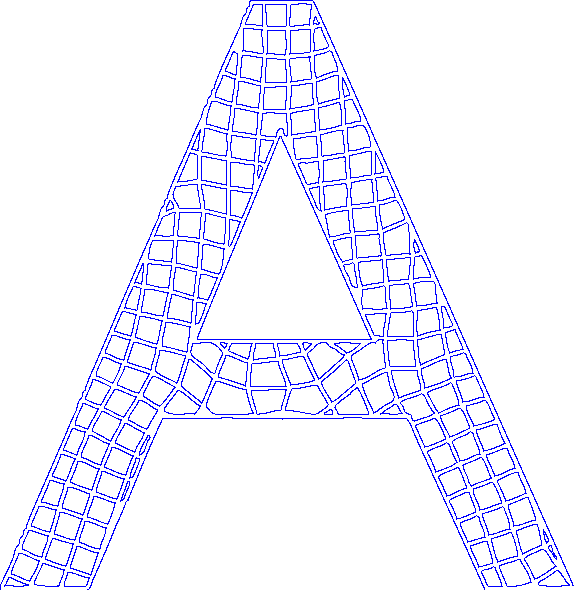
#> input picture a.png, 574 x 590 px
$ python explode.py   (older library calls are emulated)
#> lines starting #> are read from the running program, lines starting #| are printed output that depends on the picture; after the words box and inside, x2 and y2 are one past the last pixel; in counts of white or black regions, pixels touching at a corner belong together
import cv2
import numpy as np

# Read the image you want connected components of
src = cv2.imread('a.png')
#> src is the input picture: shape (590, 574, 3); mean B, G, R 255, 240.6, 240.6

cv2.imshow('image', src)
cv2.waitKey(0)
cv2.destroyAllWindows()

src_bw = cv2.cvtColor(src, cv2.COLOR_BGR2GRAY)
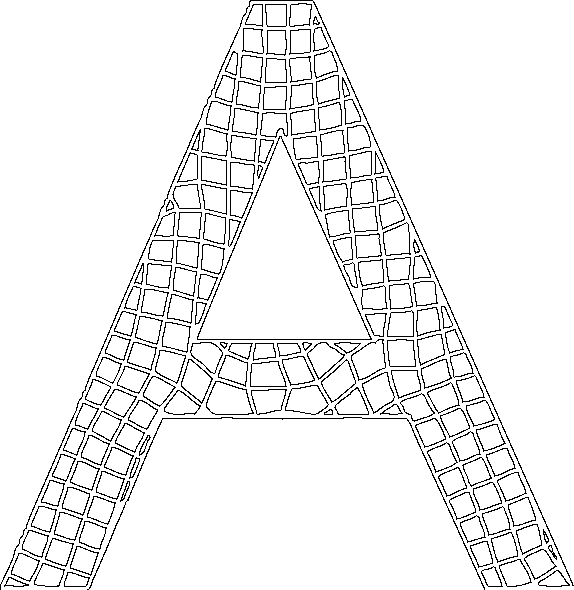
#> src_bw: shape (590, 574); values 29 (black) and 255 (white), 94.4% white; black in thin lines or dots

ret, thresh = cv2.threshold(src_bw,0,255,cv2.THRESH_BINARY_INV+cv2.THRESH_OTSU)
#> thresh: shape (590, 574); 5.6% white in thin lines or dots
#> ret = 29

im, contours, hierarchy = cv2.findContours(thresh,cv2.RETR_TREE,cv2.CHAIN_APPROX_SIMPLE)
#> contours = 357 contours, 12 with area under 20; largest, box (x1, y1, x2, y2) and area: (197, 136, 372, 340) 17945, (197, 136, 371, 340) 17814, (206, 381, 254, 415) 1151, (206, 381, 253, 415) 1123, (351, 339, 386, 381) 909

red = (0,0,255)
line_thickness = 1
fill_shape = -1
'''
for c,cont in enumerate(contours):
    mask = np.ones(src.shape,np.uint8)
    cv2.drawContours(mask, [cont], 0, 255, fill_shape)
    #cv2.drawContours(src, contours, c, red, line_thickness)
    cv2.imwrite('contour_'+str(c)+'.png', mask)
    print(c)
'''
connectivity = 8

np.pad(src_bw, 3, mode='constant')
cv2.imshow('image', src_bw)
cv2.waitKey(0)
cv2.destroyAllWindows()

ret, thresh = cv2.threshold(src_bw,0,255,cv2.THRESH_BINARY+cv2.THRESH_OTSU)
#> thresh: shape (590, 574); 94.4% white; black in thin lines or dots
output = cv2.connectedComponentsWithStats(thresh, connectivity, cv2.CV_32S)

# The first cell is the number of labels
num_labels = output[0]
#> num_labels = 9

# The second cell is the label matrix
labels = output[1]
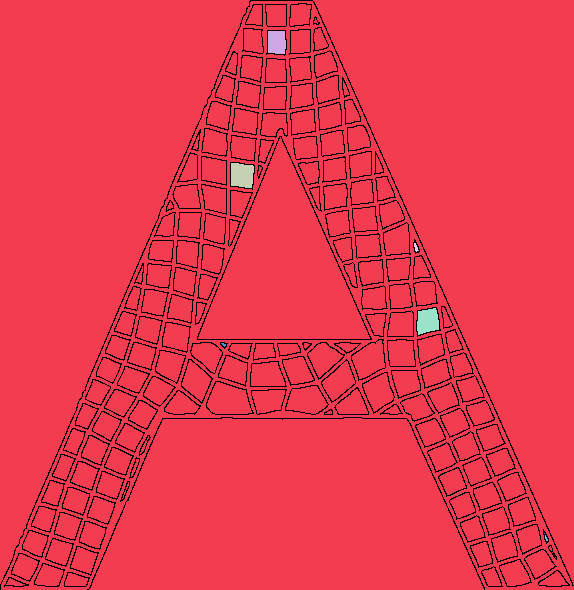
#> labels: shape (590, 574) int32; 9 distinct labels, from 0 to 8; one colour per label, 0 black

# The third cell is the stat matrix
stats = output[2]
#> stats = [[0, 0, 574, 590, 19100], [0, 0, 574, 590, 318146], [268, 31, 18, 23, 393], [231, 163, 23, 25, 508], [414, 243, 5, 9, 24], [417, 308, 22, 27, 467], [221, 343, 5, 4, 11], [544, 533, 1, 1, 1], [545, 535, 3, 6, 10]]

# The fourth cell is the centroid matrix
centroids = output[3]
#> centroids = [[283.2, 325.9], [286.6, 293.1], [276.3, 41.85], [241.6, 174.9], [415.6, 247.1], [427.2, 320.7], [223.3, 344.2], [544, 533], [545.8, 537.9]]

graph = dict()

# Map component labels to hue val
label_hue = np.uint8(179*labels/np.max(labels))
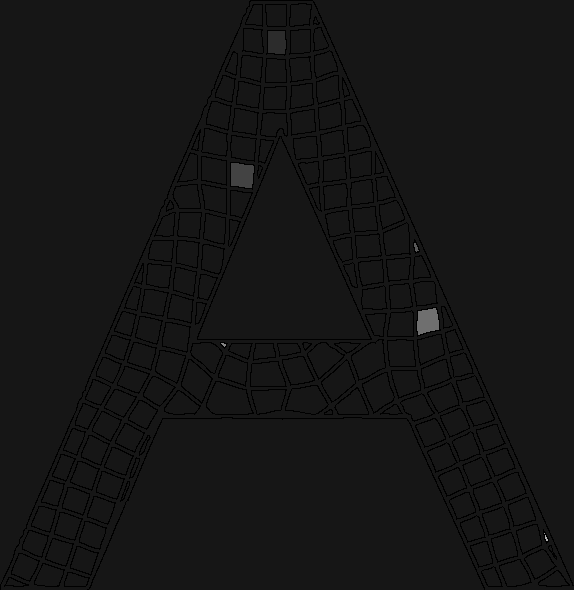
#> label_hue: shape (590, 574); min 0, max 179, mean 21
blank_ch = 255*np.ones_like(label_hue)
labeled_img = cv2.merge([label_hue, blank_ch, blank_ch])
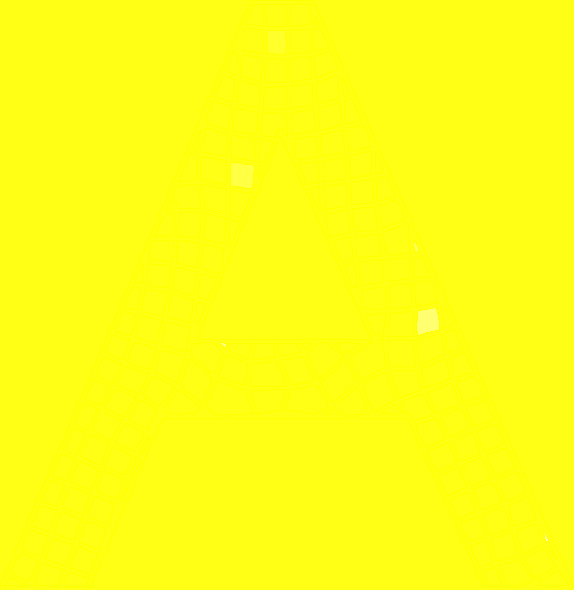
#> labeled_img: shape (590, 574, 3); mean of channels 0, 1, 2 21, 255, 255; drawn as B, G, R

print(labeled_img)
#> (printed output is left out)


h,w,c = labeled_img.shape
#> h = 590; w = 574; c = 3
for i in range(h-1):
    for j in range(w-1):
        label = labeled_img[i][j]
        #print(label)

# cvt to BGR for display
labeled_img = cv2.cvtColor(labeled_img, cv2.COLOR_HSV2BGR)
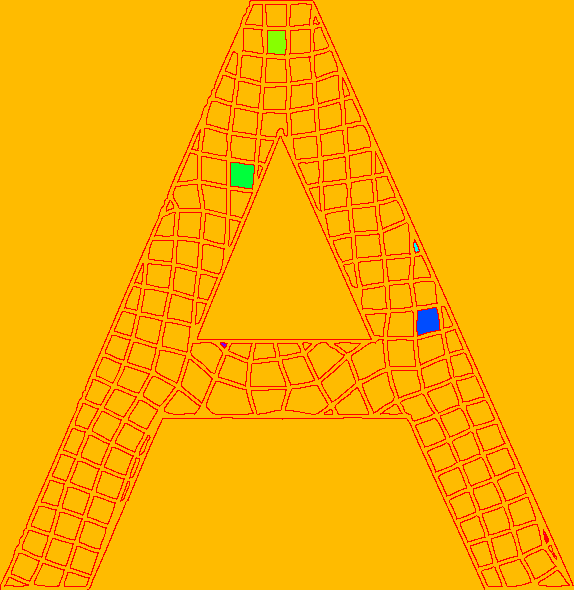
#> labeled_img: shape (590, 574, 3); mean B, G, R 0.5, 176.5, 254.1

# set bg label to black
labeled_img[label_hue==0] = 255
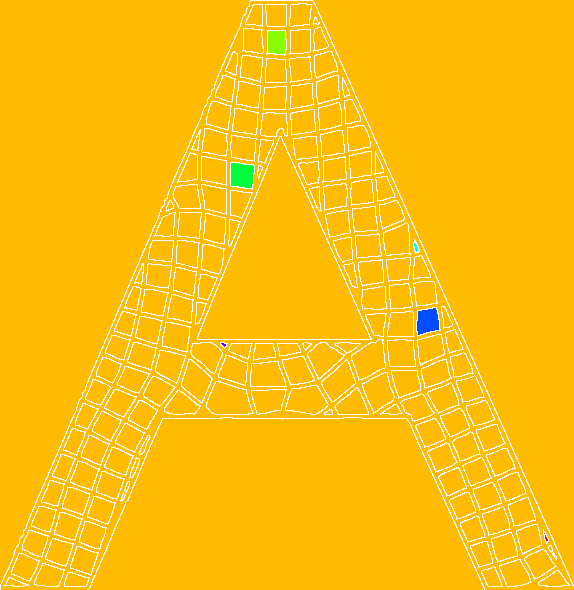
#> labeled_img: shape (590, 574, 3); 5.64% of pixels changed, all inside (x1, y1, x2, y2) = (0, 0, 574, 590)

cv2.imwrite('components.png', labeled_img)

cv2.imshow('labeled.png', labeled_img)
cv2.waitKey()

$ run again, with 3-laser-cut-cards-hummingbird-card-company.jpg saved as a.png
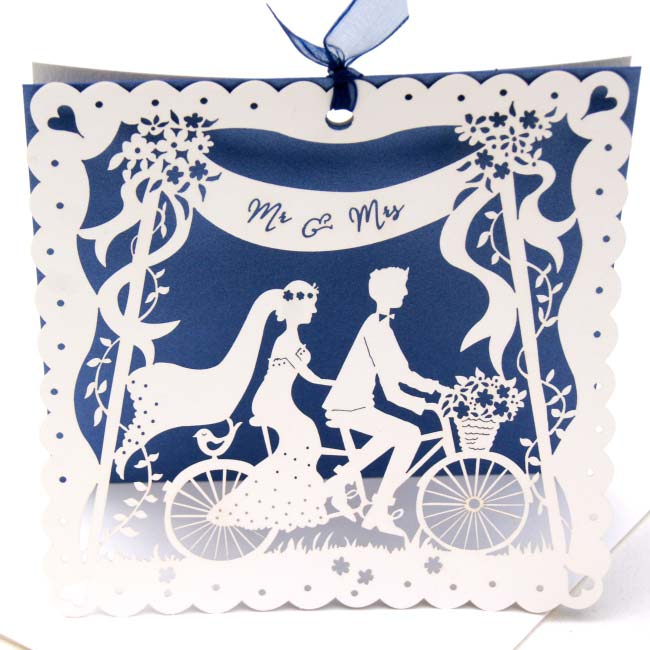
#> input picture 3-laser-cut-cards-hummingbird-card-company.jpg, 650 x 650 px
#> src is the input picture: shape (650, 650, 3); mean B, G, R 207.4, 197.8, 196.4
#> `ret, thresh = cv2.threshold(src_bw,0,255,cv2.THRESH_BINARY_INV+cv2.THR..`:
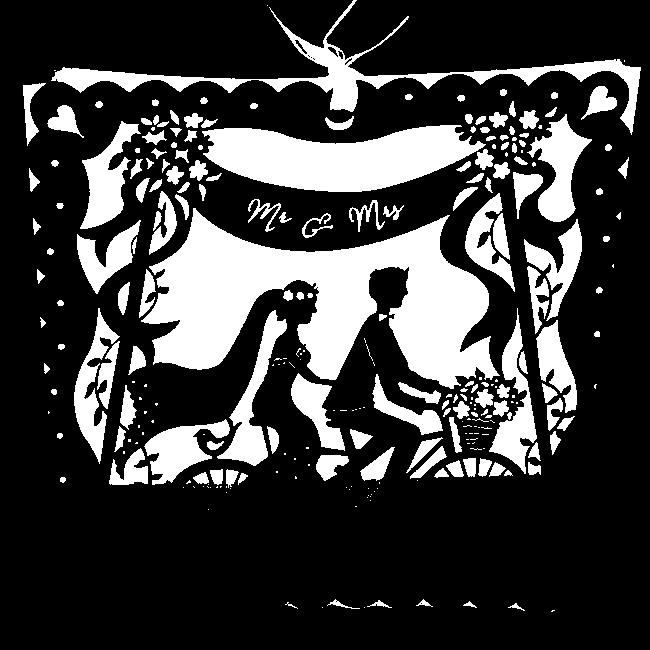
#> thresh: shape (650, 650); 23.8% white; 274 white regions (111 under 20 px)
#> ret = 155
#> contours = 286 contours, 132 with area under 20; largest, box (x1, y1, x2, y2) and area: (141, 208, 500, 389) 31406, (202, 125, 486, 192) 12009, (51, 0, 641, 135) 7352, (527, 114, 592, 222) 2934, (217, 310, 287, 466) 2754
#> num_labels = 10
#> labels: shape (650, 650) int32; 10 distinct labels, from 0 to 9
#> stats = [[23, 0, 618, 612, 100557], [0, 0, 650, 650, 321821], [295, 40, 12, 14, 41], [328, 47, 10, 10, 38], [338, 51, 5, 8, 23], [308, 55, 2, 2, 2], [311, 57, 1, 1, 1], [313, 58, 2, 2, 2], [345, 58, 7, 7, 14], [421, 603, 1, 1, 1]]
#> centroids = [[331, 270], [322.5, 341.6], [300.3, 46.12], [332.6, 50.37], [340.4, 54.39], [308.5, 55.5], [311, 57], [313.5, 58.5], [348, 60.79], [421, 603]]
#> (printed output is left out)
#> `labeled_img[label_hue==0] = 255`:
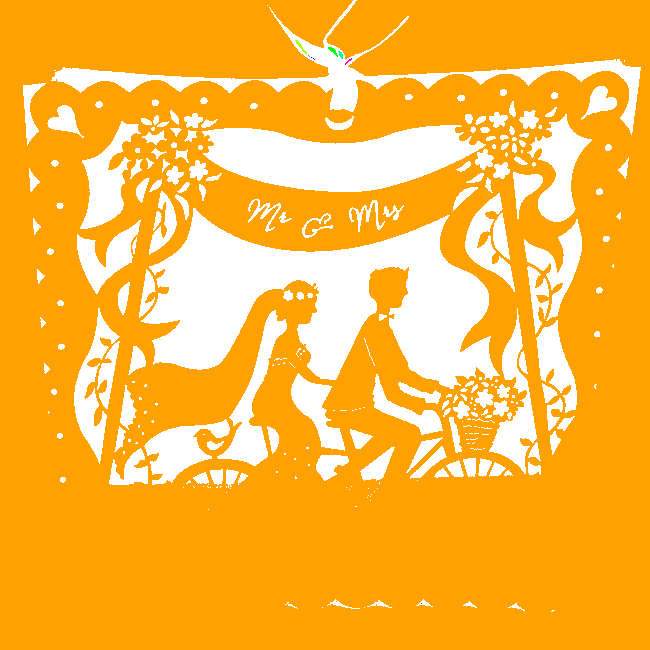
#> labeled_img: shape (650, 650, 3); mean B, G, R 60.7, 183.4, 255
